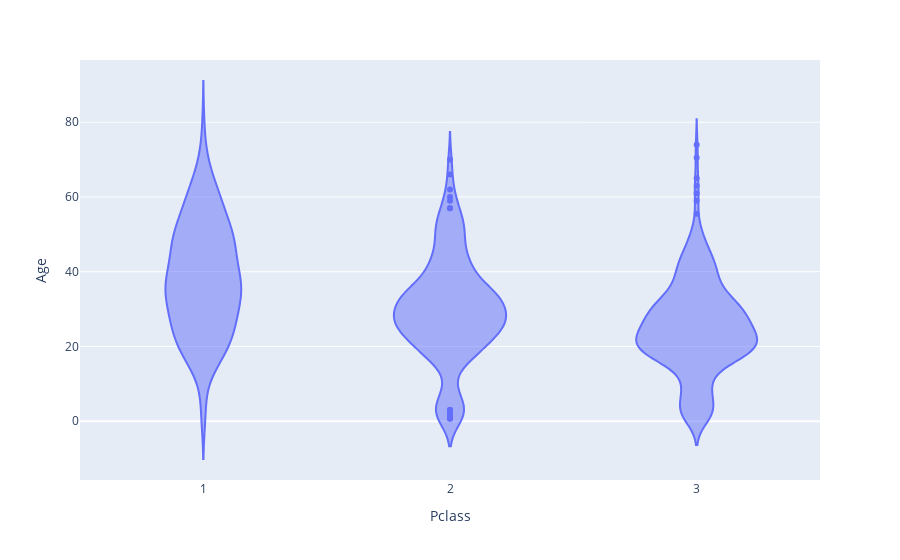

The code cell stored with this chart in its notebook:
### Markdown cell above
Make a violin plot comparing the 'Pclass' attribute (x axis) with the 'Age' attribute of the data using Plotly.

### Code cell
fig = px.violin(data, x='Pclass', y='Age')

fig.show()

### Figure 1 — Plotly figure (JSON) as saved in the notebook; plotly's stock layout.template omitted (floating-point values rounded to 4 significant figures; data arrays with more than 128 entries replaced by an {"elided": "..."} marker saying what was removed)
{"data": [{"alignmentgroup": "True", "box": {"visible": false}, "hovertemplate": "Pclass=%{x}<br>Age=%{y}<extra></extra>", "legendgroup": "", "marker": {"color": "#636efa"}, "name": "", "offsetgroup": "", "orientation": "v", "scalegroup": "True", "showlegend": false, "type": "violin", "x": {"elided": "891 int values"}, "x0": " ", "xaxis": "x", "y": {"elided": "891 float values"}, "y0": " ", "yaxis": "y"}], "layout": {"legend": {"tracegroupgap": 0}, "margin": {"t": 60}, "violinmode": "group", "xaxis": {"anchor": "y", "domain": [0, 1], "title": {"text": "Pclass"}}, "yaxis": {"anchor": "x", "domain": [0, 1], "title": {"text": "Age"}}}}
